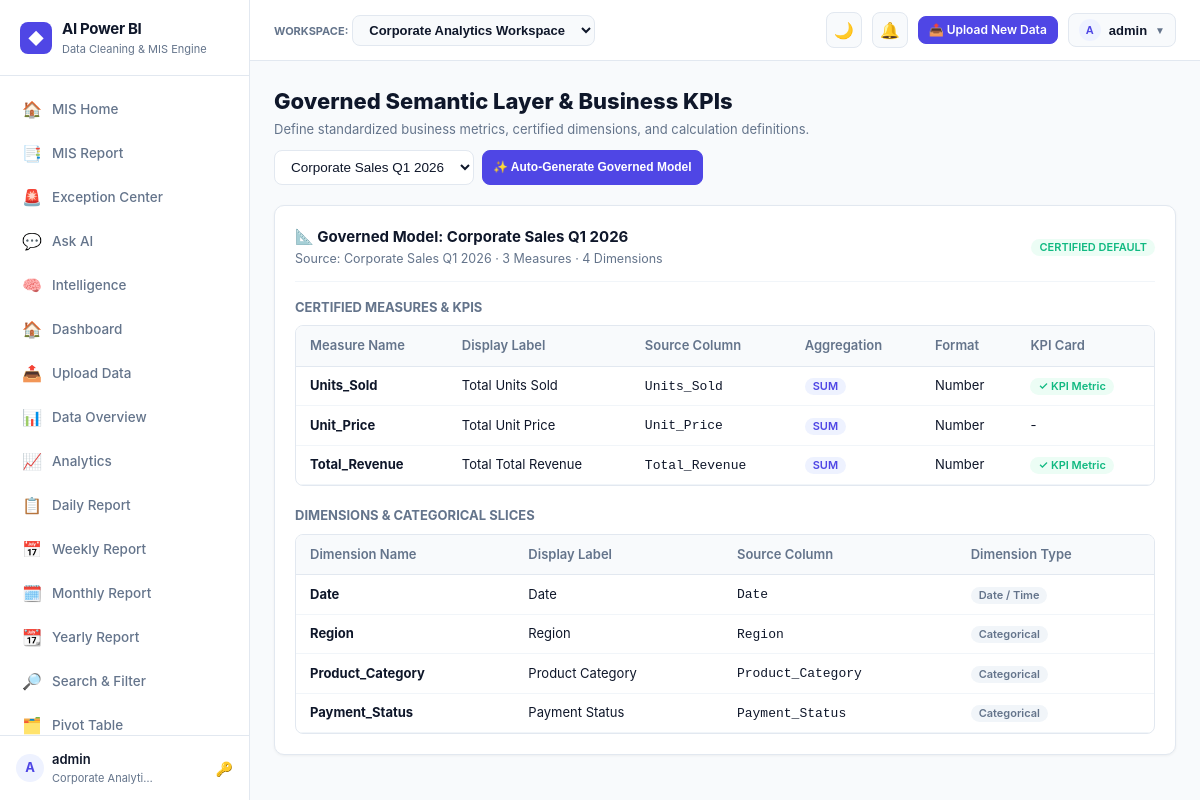
/semantic-models/ (signed in), run on the app's committed database.
### apps/workspaces/models.py (models this page shows, shortened)
class Workspace(models.Model):
    name = models.CharField(max_length=120)
    slug = models.SlugField(max_length=140, unique=True, blank=True)
    description = models.TextField(blank=True)
    owner = models.ForeignKey(User, on_delete=models.CASCADE, related_name='owned_workspaces')
    created_at = models.DateTimeField(auto_now_add=True)
    updated_at = models.DateTimeField(auto_now=True)
    class Meta:
        ordering = ['name']

### apps/semantic_model/models.py (models this page shows, shortened)
class SemanticModel(models.Model):
    workspace = models.ForeignKey('workspaces.Workspace', on_delete=models.CASCADE, related_name='semantic_models')
    name = models.CharField(max_length=255)
    description = models.TextField(blank=True)
    primary_dataset = models.ForeignKey('datasets.Dataset', on_delete=models.CASCADE, related_name='semantic_models')
    is_default = models.BooleanField(default=False)
    created_by = models.ForeignKey(User, on_delete=models.SET_NULL, null=True, blank=True)
    created_at = models.DateTimeField(auto_now_add=True)
    updated_at = models.DateTimeField(auto_now=True)
    class Meta:
        ordering = ['-updated_at']
        unique_together = ('workspace', 'name')

class SemanticMeasure(models.Model):
    AGGREGATION_CHOICES = [
        ('sum', 'Sum'),
        ('avg', 'Average'),
        ('count', 'Count (Rows)'),
        ('distinct_count', 'Distinct Count'),
        ('min', 'Minimum'),
        ('max', 'Maximum'),
        ('formula', 'Calculated Formula'),
    ]
    FORMAT_CHOICES = [
        ('currency', 'Currency (e.g. ₹ / $)'),
        ('percentage', 'Percentage (%)'),
        ('number', 'Standard Number'),
        ('integer', 'Integer'),
    ]
    semantic_model = models.ForeignKey(SemanticModel, on_delete=models.CASCADE, related_name='measures')
    name = models.CharField(max_length=255)
    display_label = models.CharField(max_length=255, blank=True)
    column_name = models.CharField(max_length=255, blank=True)
    aggregation_type = models.CharField(max_length=20, choices=AGGREGATION_CHOICES, default='sum')
    formula_expression = models.CharField(max_length=512, blank=True)
    format_type = models.CharField(max_length=20, choices=FORMAT_CHOICES, default='number')
    currency_symbol = models.CharField(max_length=10, default='₹', blank=True)
    decimal_places = models.PositiveSmallIntegerField(default=2)
    is_kpi = models.BooleanField(default=False)
    description = models.TextField(blank=True)
    class Meta:
        unique_together = ('semantic_model', 'name')

class SemanticDimension(models.Model):
    DIMENSION_TYPE_CHOICES = [
        ('categorical', 'Categorical'),
        ('time', 'Date / Time'),
        ('geographical', 'Geographical'),
        ('identifier', 'Identifier'),
    ]
    semantic_model = models.ForeignKey(SemanticModel, on_delete=models.CASCADE, related_name='dimensions')
    name = models.CharField(max_length=255)
    column_name = models.CharField(max_length=255)
    display_label = models.CharField(max_length=255, blank=True)
    dimension_type = models.CharField(max_length=32, choices=DIMENSION_TYPE_CHOICES, default='categorical')
    description = models.TextField(blank=True)
    class Meta:
        unique_together = ('semantic_model', 'name')

### apps/datasets/models.py (models this page shows, shortened)
class Dataset(models.Model):
    workspace = models.ForeignKey('workspaces.Workspace', on_delete=models.CASCADE, related_name='datasets')
    name = models.CharField(max_length=255)
    description = models.TextField(blank=True)
    source_file = models.ForeignKey(SourceFile, on_delete=models.SET_NULL, null=True, blank=True, related_name='datasets')
    active_version = models.ForeignKey('DatasetVersion', on_delete=models.SET_NULL, null=True, blank=True, related_name='active_for_datasets')
    created_by = models.ForeignKey(User, on_delete=models.SET_NULL, null=True, blank=True)
    created_at = models.DateTimeField(auto_now_add=True)
    updated_at = models.DateTimeField(auto_now=True)
    class Meta:
        ordering = ['-updated_at']
        unique_together = ('workspace', 'name')

### apps/dashboards/views.py (the view)
# urls.py: path('semantic-models/', semantic_models_view, name='semantic_models'),
@login_required
def semantic_models_view(request):
    workspace = request.workspace
    datasets = Dataset.objects.filter(workspace=workspace)
    models = SemanticModel.objects.filter(workspace=workspace)
    return render(request, 'dashboards/semantic_models.html', {
        'datasets': datasets,
        'models': models,
    })

### apps/workspaces/context_processors.py (called while the page is built)
def workspace_context(request):
    if hasattr(request, 'user') and request.user.is_authenticated:
        memberships = WorkspaceMembership.objects.filter(user=request.user).select_related('workspace')
        user_workspaces = [m.workspace for m in memberships]
        return {
            'current_workspace': getattr(request, 'workspace', None),
            'user_workspaces': user_workspaces,
        }
    return {
        'current_workspace': None,
        'user_workspaces': [],
    }

### templates/dashboards/semantic_models.html (shortened to what this page needs)
{% extends 'base/base.html' %}
{% block content %}
<div style="display: flex; align-items: center; justify-content: space-between; margin-bottom: 20px; flex-wrap: wrap; gap: 10px;">
  <div>
    <h1 style="font-size: 22px; font-weight: 800;">Governed Semantic Layer & Business KPIs</h1>
    <p style="font-size: 13px; color: var(--text-muted); margin-top: 2px;">
      Define standardized business metrics, certified dimensions, and calculation definitions.
    </p>
  </div>
  {% if datasets %}
  <div style="display: flex; gap: 8px;">
    <select id="autoGenDatasetId" class="form-control" style="width: auto;">
      {% for d in datasets %}
      <option value="{{ d.id }}">{{ d.name }}</option>
      {% endfor %}
    </select>
    <button class="btn btn-primary btn-sm" onclick="autoGenSemanticModel()">✨ Auto-Generate Governed Model</button>
  </div>
  {% endif %}
</div>
{% for m in models %}
<div class="card">
  <div class="card-header">
    <div>
      <div class="card-title">📐 {{ m.name }}</div>
      <div class="card-subtitle">Source: {{ m.primary_dataset.name }} · {{ m.measures.count }} Measures · {{ m.dimensions.count }} Dimensions</div>
    </div>
    <span class="badge {% if m.is_default %}badge-success{% else %}badge-neutral{% endif %}">
      {% if m.is_default %}CERTIFIED DEFAULT{% else %}CUSTOM{% endif %}
    </span>
  </div>
  <h4 style="font-size: 13px; font-weight: 700; margin-bottom: 8px; text-transform: uppercase; color: var(--text-muted);">Certified Measures & KPIs</h4>
  <div class="table-responsive" style="margin-bottom: 20px;">
    <table class="data-table">
      <thead>
        <tr>
          <th>Measure Name</th>
          <th>Display Label</th>
          <th>Source Column</th>
          <th>Aggregation</th>
          <th>Format</th>
          <th>KPI Card</th>
        </tr>
      </thead>
      <tbody>
        {% for meas in m.measures.all %}
        <tr>
          <td><b>{{ meas.name }}</b></td>
          <td>{{ meas.display_label }}</td>
          <td><code>{{ meas.column_name }}</code></td>
          <td><span class="badge badge-primary">{{ meas.aggregation_type|upper }}</span></td>
          <td>{{ meas.format_type|title }}</td>
          <td>{% if meas.is_kpi %}<span class="badge badge-success">✓ KPI Metric</span>{% else %}-{% endif %}</td>
        </tr>
        {% empty %}
        <tr><td colspan="6" style="text-align: center; color: var(--text-muted); padding: 12px;">No measures defined yet.</td></tr>
        {% endfor %}
      </tbody>
    </table>
  </div>
  <h4 style="font-size: 13px; font-weight: 700; margin-bottom: 8px; text-transform: uppercase; color: var(--text-muted);">Dimensions & Categorical Slices</h4>
  <div class="table-responsive">
    <table class="data-table">
      <thead>
        <tr>
          <th>Dimension Name</th>
          <th>Display Label</th>
          <th>Source Column</th>
          <th>Dimension Type</th>
        </tr>
      </thead>
      <tbody>
        {% for dim in m.dimensions.all %}
        <tr>
          <td><b>{{ dim.name }}</b></td>
          <td>{{ dim.display_label }}</td>
          <td><code>{{ dim.column_name }}</code></td>
          <td><span class="badge badge-neutral">{{ dim.get_dimension_type_display }}</span></td>
        </tr>
        {% empty %}
        <tr><td colspan="4" style="text-align: center; color: var(--text-muted); padding: 12px;">No dimensions defined yet.</td></tr>
        {% endfor %}
      </tbody>
    </table>
  </div>
</div>
{% endfor %}
{% endblock %}

### templates/base/base.html (shortened to what this page needs)
{% load static %}
<!DOCTYPE html>
<html lang="en">
<head>
  <link rel="stylesheet" href="{% static 'css/theme.css' %}">
</head>
<body>
  <aside class="sidebar">
    <div class="brand">
      <div class="brand-logo">◆</div>
      <div>
        <div class="brand-name">AI Power BI</div>
        <div class="brand-sub">Data Cleaning & MIS Engine</div>
      </div>
    </div>
    <nav class="nav-links">
      <a href="{% url 'mis_home' %}" class="nav-item {% if request.resolver_match.url_name in 'mis_home,mis_home_alt' %}active{% endif %}">
        <span class="nav-icon">🏠</span> MIS Home
      </a>
      <a href="{% url 'reports' %}" class="nav-item {% if request.resolver_match.url_name == 'reports' %}active{% endif %}">
        <span class="nav-icon">📑</span> MIS Report
      </a>
      <a href="{% url 'exception_center' %}" class="nav-item {% if request.resolver_match.url_name == 'exception_center' %}active{% endif %}">
        <span class="nav-icon">🚨</span> Exception Center
      </a>
      <a href="{% url 'ask_ai' %}" class="nav-item {% if request.resolver_match.url_name in 'ask_ai,ask_data' %}active{% endif %}">
        <span class="nav-icon">💬</span> Ask AI
      </a>
      <a href="{% url 'intelligence' %}" class="nav-item {% if request.resolver_match.url_name == 'intelligence' %}active{% endif %}">
        <span class="nav-icon">🧠</span> Intelligence
      </a>
      <a href="{% url 'dashboard' %}" class="nav-item {% if request.resolver_match.url_name == 'dashboard' %}active{% endif %}">
        <span class="nav-icon">🏠</span> Dashboard
      </a>
      <a href="{% url 'upload' %}" class="nav-item {% if request.resolver_match.url_name == 'upload' %}active{% endif %}">
        <span class="nav-icon">📤</span> Upload Data
      </a>
      <a href="{% url 'data_overview' %}" class="nav-item {% if request.resolver_match.url_name == 'data_overview' %}active{% endif %}">
        <span class="nav-icon">📊</span> Data Overview
      </a>
      <a href="{% url 'analytics' %}" class="nav-item {% if request.resolver_match.url_name == 'analytics' %}active{% endif %}">
        <span class="nav-icon">📈</span> Analytics
      </a>
      <a href="{% url 'daily_report' %}" class="nav-item {% if request.resolver_match.url_name == 'daily_report' %}active{% endif %}">
        <span class="nav-icon">📋</span> Daily Report
      </a>
      <a href="{% url 'weekly_report' %}" class="nav-item {% if request.resolver_match.url_name == 'weekly_report' %}active{% endif %}">
        <span class="nav-icon">📅</span> Weekly Report
      </a>
      <a href="{% url 'monthly_report' %}" class="nav-item {% if request.resolver_match.url_name == 'monthly_report' %}active{% endif %}">
        <span class="nav-icon">🗓️</span> Monthly Report
      </a>
      <a href="{% url 'yearly_report' %}" class="nav-item {% if request.resolver_match.url_name == 'yearly_report' %}active{% endif %}">
        <span class="nav-icon">📆</span> Yearly Report
      </a>
      <a href="{% url 'search_filter' %}" class="nav-item {% if request.resolver_match.url_name == 'search_filter' %}active{% endif %}">
        <span class="nav-icon">🔎</span> Search & Filter
      </a>
      <a href="{% url 'pivot_table' %}" class="nav-item {% if request.resolver_match.url_name == 'pivot_table' %}active{% endif %}">
        <span class="nav-icon">🗂️</span> Pivot Table
      </a>
    </nav>
    <div class="sidebar-footer">
      <div class="user-badge">
        <div style="display: flex; align-items: center; gap: 8px;">
          <div class="user-avatar">{{ request.user.username|make_list|first|upper }}</div>
          <div>
            <div style="font-weight: 600;">{{ request.user.username }}</div>
            <div style="font-size: 11px; color: var(--text-muted);">{{ current_workspace.name|truncatechars:18 }}</div>
          </div>
        </div>
        <a href="{% url 'password_change' %}" style="color: var(--text-muted); text-decoration: none; font-size: 14px;" title="Change Password">🔑</a>
      </div>
    </div>
  </aside>
  <div id="app-wrap">
    <header class="topbar">
      <div class="topbar-left">
        <div class="workspace-selector">
          <label style="font-size: 11px; font-weight: 700; color: var(--text-muted); text-transform: uppercase;">Workspace:</label>
          <select onchange="switchWorkspace(this.value)">
            {% for ws in user_workspaces %}
              <option value="{{ ws.id }}" {% if ws.id == current_workspace.id %}selected{% endif %}>{{ ws.name }}</option>
            {% endfor %}
          </select>
        </div>
      </div>
      <div class="topbar-right">
        <button id="theme-toggle-btn" class="theme-toggle-btn" onclick="toggleTheme()" title="Toggle Dark/Light Mode">
        </button>
        <a href="{% url 'notifications' %}" class="icon-badge-btn" title="Notifications">
          🔔
        </a>
        <a href="{% url 'upload' %}" class="btn btn-primary btn-sm">📤 Upload New Data</a>
        <div class="user-menu-container">
          <button class="user-menu-btn" onclick="toggleUserMenu(event)">
            <span class="user-avatar" style="width: 22px; height: 22px; font-size: 11px;">{{ request.user.username|make_list|first|upper }}</span>
            <span>{{ request.user.username }}</span>
            <span style="font-size: 10px; color: var(--text-muted);">▼</span>
          </button>
        </div>
      </div>
    </header>
    <main class="content-area">
      {% block content %}{% endblock %}
    </main>
  </div>
</body>
</html>

### data on the page
Workspace: name "Corporate Analyti…"
SemanticModel: name "Governed Model: Corporate Sales Q1 2026", primary_dataset.name "Corporate Sales Q1 2026", measures.count "3", dimensions.count "4", is_default "CERTIFIED DEFAULT"
SemanticMeasure: name "Units_Sold", display_label "Total Units Sold", column_name "Units_Sold", aggregation_type "SUM", format_type "Number", is_kpi "✓ KPI Metric"
SemanticMeasure: name "Unit_Price", display_label "Total Unit Price", column_name "Unit_Price", aggregation_type "SUM", format_type "Number"
SemanticMeasure: name "Total_Revenue", display_label "Total Total Revenue", column_name "Total_Revenue", aggregation_type "SUM", format_type "Number", is_kpi "✓ KPI Metric"
SemanticDimension: name "Date", display_label "Date", column_name "Date", dimension_type "Date / Time"
SemanticDimension: name "Region", display_label "Region", column_name "Region", dimension_type "Categorical"
SemanticDimension: name "Product_Category", display_label "Product Category", column_name "Product_Category", dimension_type "Categorical"
SemanticDimension: name "Payment_Status", display_label "Payment Status", column_name "Payment_Status", dimension_type "Categorical"

### other printed values
{{ request.user.username|make_list|first|upper }} "A"
{{ request.user.username }} "admin"
form field value "Corporate Analytics Workspace"
form field value "Corporate Sales Q1 2026"
